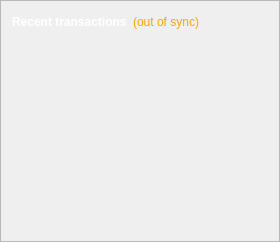
        <widget class="QFrame" name="frame_2">
         <property name="frameShape">
          <enum>QFrame::StyledPanel</enum>
         </property>
         <property name="frameShadow">
          <enum>QFrame::Raised</enum>
         </property>
         <layout class="QVBoxLayout" name="verticalLayout">
          <item>
           <layout class="QHBoxLayout" name="horizontalLayout_2">
            <item>
             <widget class="QLabel" name="label_4">
              <property name="styleSheet">
               <string notr="true">QLabel { color: white; }</string>
              </property>
              <property name="text">
               <string>&lt;b&gt;Recent transactions&lt;/b&gt;</string>
              </property>
             </widget>
            </item>
            <item>
             <widget class="QLabel" name="labelTransactionsStatus">
              <property name="toolTip">
               <string>The displayed information may be out of date. Your wallet automatically synchronizes with the H2O network after a connection is established, but this process has not completed yet.</string>
              </property>
              <property name="styleSheet">
               <string notr="true">QLabel { color: orange; }</string>
              </property>
              <property name="text">
               <string notr="true">(out of sync)</string>
              </property>
              <property name="alignment">
               <set>Qt::AlignRight|Qt::AlignTrailing|Qt::AlignVCenter</set>
              </property>
             </widget>
            </item>
            <item>
             <spacer name="horizontalSpacer">
              <property name="orientation">
               <enum>Qt::Horizontal</enum>
              </property>
              <property name="sizeHint" stdset="0">
               <size>
                <width>40</width>
                <height>20</height>
               </size>
              </property>
             </spacer>
            </item>
           </layout>
          </item>
          <item>
           <widget class="QListView" name="listTransactions">
            <property name="styleSheet">
             <string notr="true">QListView { background: transparent; }</string>
            </property>
            <property name="frameShape">
             <enum>QFrame::NoFrame</enum>
            </property>
            <property name="verticalScrollBarPolicy">
             <enum>Qt::ScrollBarAlwaysOff</enum>
            </property>
            <property name="horizontalScrollBarPolicy">
             <enum>Qt::ScrollBarAlwaysOff</enum>
            </property>
            <property name="selectionMode">
             <enum>QAbstractItemView::NoSelection</enum>
            </property>
           </widget>
          </item>
         </layout>
        </widget>
